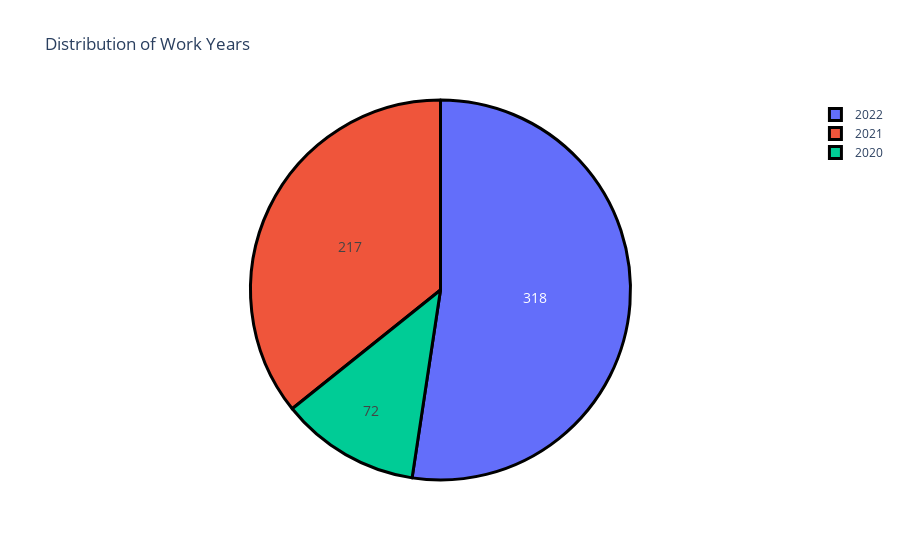

The cell this chart's notebook holds for it:
### Code cell
# PIE CHART
import plotly.graph_objects as go
import pandas as pd

url = "https://raw.githubusercontent.com/damalialutfiani/Salary-Dataset-Project/main/salary_dataset.csv"
df = pd.read_csv(url)

# Check column names (uncomment the next line if you want to see them)
# print(df.columns)

# Use the correct column name
work_year_counts = df['work_year'].value_counts()
labels = work_year_counts.index
counts = work_year_counts.values

# Create pie chart with Plotly
figure = go.Figure(data=[go.Pie(labels=labels, values=counts)])
figure.update_layout(title_text="Distribution of Work Years")
figure.update_traces(
    hoverinfo="label+percent",
    textinfo="value",
    textfont_size=14,
    marker=dict(line=dict(color='#000000', width=3))
)

# Show figure
figure.show()

### Figure 1 — Plotly figure (JSON) as saved in the notebook; plotly's stock layout.template omitted (floating-point values rounded to 4 significant figures)
{"data": [{"hoverinfo": "label+percent", "labels": [2022, 2021, 2020], "marker": {"line": {"color": "#000000", "width": 3}}, "textfont": {"size": 14}, "textinfo": "value", "type": "pie", "values": [318, 217, 72]}], "layout": {"title": {"text": "Distribution of Work Years"}}}
